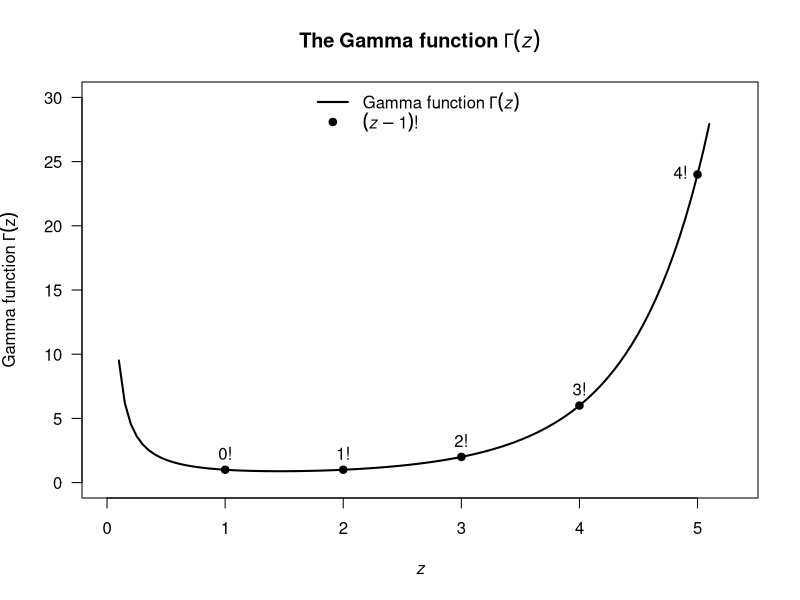
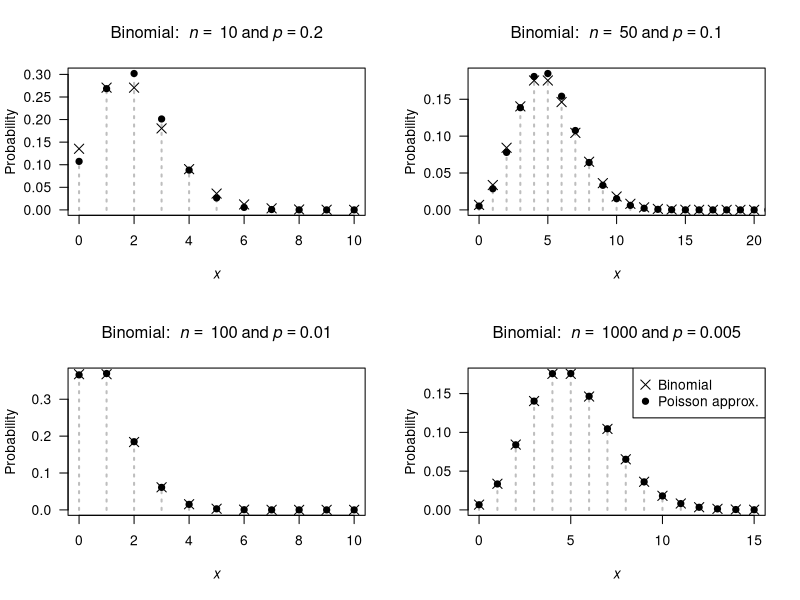
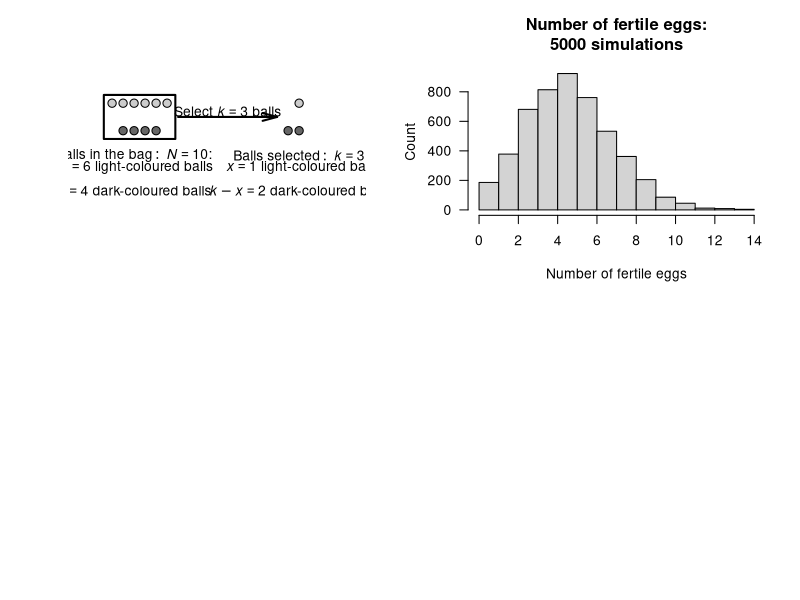
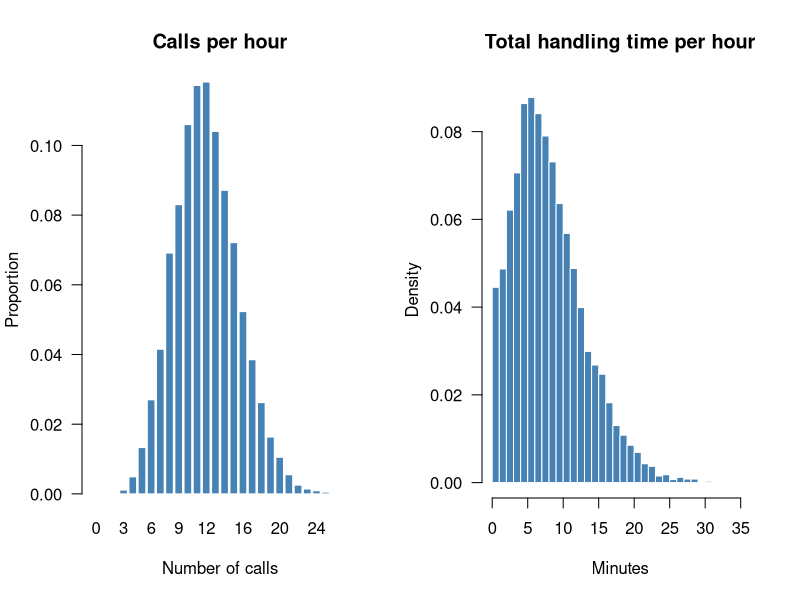

The R script that drew these images, in order:
## ---- chunk 1

## ---- chunk 2

## ---- chunk 3
dbinom(2,
       prob = 1/6,
       size = 4)
## ---- chunk 4
dbinom(0,
       size = 10,
       prob = 0.05)
## ---- chunk 5
dbinom(10,
       size = 10,
       prob = 0.95)
## ---- chunk 6

## ---- chunk 7

## ---- chunk 8
dgeom(4, prob = 0.2)
## ---- chunk 9
pgeom(4, prob = 0.2)
## ---- chunk 10

## ---- chunk 11

## ---- chunk 12
x.values <- seq(1, 100, 
                by = 1)
1 - sum(dnbinom( x.values, 
                 size = 10, 
                 prob = 0.15))
# Alternatively:
1 - pnbinom(100, 
            size = 10, 
            prob = 0.15)
## ---- chunk 13

xPoints <- 1:5
xCont <- seq(0.1, 5.1, 
             length = 100)

plot( x = c(0, 5.3),
      y = c(0, 25),
      type = "n",
      las = 1,
      ylim = c(0, 30),
      xlab = expression(italic(z)),
      ylab = bquote("Gamma function" ~ Gamma(z)),
      main = expression(bold(The~"Gamma function"~Gamma(italic(z)))))
lines( x = xCont,
       y = gamma(xCont),
       lwd = 2)
points(x = xPoints,
       y = gamma(xPoints),
       pch = 19)
legend("top",
       pch = c(NA, 19),
       lty = c(1, NA),
       bty = "n",
       lwd = c(2, NA),
       legend = c(bquote("Gamma function" ~ Gamma(italic(z))),
                  expression(paste( group("(", list(italic(z) - 1),")"), "!" ) ) ) )

text(x = xPoints,
     y = gamma(xPoints),
     pos = c(3, 3, 3, 3, 2),
     labels = c("0!",
                "1!",
                "2!",
                "3!",
                "4!") )
## ---- chunk 14
pnbinom(360, 
        size = 5, 
        prob = 0.02)
## ---- chunk 15
MitesTab <- array( dim = c(9, 5))

MitesTab[1, ] <- c(0 ,  70 ,  0.467 ,  0.318 ,  0.449)
MitesTab[2, ] <- c(1 ,  38 ,  0.253 ,  0.364 ,  0.261)
MitesTab[3, ] <- c(2 ,  17 ,  0.113 ,  0.209 ,  "0.140")
MitesTab[4, ] <- c(3 ,  10 ,  0.067 ,  "0.080" ,  0.073)
MitesTab[5, ] <- c(4 ,  9 ,  "0.060" ,  0.023 ,  0.038)
MitesTab[6, ] <- c(5 ,  3 ,  "0.020" ,  0.005 ,  0.019)
MitesTab[7, ] <- c(6 ,  2 ,  0.013 ,  0.001 ,  "0.010")
MitesTab[8, ] <- c(7 ,  1 ,  0.007 ,  "0.000" ,  0.005)
MitesTab[9, ] <- c("8+" ,  0 ,  "0.000" ,  "0.000" ,  "0.000")

MitesTab.caption <- "Counts of mites on leaves selected at random from six similar apple trees."

if( knitr::is_latex_output() ) {
  knitr::kable(MitesTab,
               format = "latex",
               booktabs = TRUE,
               longtable = FALSE,
               align = "c",
               linesep = c("", "", "\\addlinespace"),
               col.names = c("mites per leaf", 
                             "with that many mites",
                             "probability",
                             "probability",
                             "probability"),
               caption = MitesTab.caption) %>%
    kable_styling(font_size = 10) %>%
    add_header_above( c("Number of" = 1,
                        "Number of leaves" = 1,
                        "Empirical" = 1,
                        "Poisson" = 1,
                        "Negative binomial" = 1),
                      bold = TRUE,
                      line = FALSE) %>%
    row_spec(0, bold = TRUE) 
}
if( knitr::is_html_output() ) {
  knitr::kable(MitesTab,
               format = "html",
               booktabs = TRUE,
               longtable = FALSE,
               align = "c",
               linesep = c("", "", "\\addlinespace"),
               col.names = c("mites per leaf", 
                             "with that many mites",
                             "probability",
                             "probability",
                             "probability"),
               caption = MitesTab.caption) %>%
    add_header_above( c("Number of" = 1,
                        "Number of leaves" = 1,
                        "Empirical" = 1,
                        "Poisson" = 1,
                        "Negative binomial" = 1),
                      bold = TRUE,
                      line = FALSE) %>%
    row_spec(1, bold = TRUE) 
}
## ---- chunk 16

## ---- chunk 17

## ---- chunk 18
1 - dpois(0,
          lambda = 2)
## ---- chunk 19
BombTable <- array( dim = c(8, 4))
colnames(BombTable) <- c("Hits",
                         "Number of bombs",
                         "Proportion of bombs",
                         "Poisson proportion")
BombTable[, 1] <- 0:7
BombTable[, 2] <- c(229,
                    211,
                    93,
                    35,
                    7,
                    0,
                    0,
                    1)
BombTable[, 3] <- round(BombTable[, 2] / sum(BombTable[, 2]), 4)
lambda <- 0.93 # sum( BombTable[, 1] * BombTable[, 3])

BombTable[, 4] <- dpois(0:7,
                        lambda = lambda )
BombTable[, 4] <- round( BombTable[, 4], 4)
BombTable[ 8, 4] <- 1 - sum( BombTable[1:7, 4])

BombTable.caption <- "The number of flying bomb hits on London during World War II in a $36$\\ square kilometre area of South London. The proportion of the $576$\\ grid squares receiving $0, 1, ...$ hits was also computed. The observed and empirical probabilities are shown. The Poisson distribution fits the data well."

if( knitr::is_latex_output() ) {
  knitr::kable( BombTable,
                format = "latex",
                booktabs = TRUE,
                longtable = FALSE,
                linesep = c("", "", "\\addlinespace"),
                col.names = c("Hits",
                              "Number bombs", 
                              "Proportion bombs", 
                              "Poisson proportion"),
                caption = BombTable.caption) %>%
    kable_styling(font_size = 10) %>%
    row_spec(0, bold = TRUE)
}
if( knitr::is_html_output() ) {
  knitr::kable( BombTable,
                format = "html",
                booktabs = TRUE,
                longtable = FALSE,
                linesep = c("", "", "\\addlinespace"),
                col.names = c("Hits",
                              "Number bombs", 
                              "Proportion bombs", 
                              "Poisson proportion"),
                caption = BombTable.caption) %>%
    row_spec(1, bold = TRUE)
}

## ---- chunk 20
par( mfrow = c(2, 2))

n <- c(10, 50, 
       100, 1000)
p <- c(0.2, 0.1, 
       0.010, 0.005)
xmax <- c(10, 20, 
          10, 15)

for (i in (1:4)) {
   pValue <- p[i]
   nValue <- n[i]
   
  x <-  0:n[i]
  y <- dbinom(x, 
              size = n[i],
              prob = p[i])
  
   plot( x = x,
         y = y,
         xlim = c(0, xmax[i]),
         xlab = expression(italic(x)),
         ylab = "Probability",
         main = bquote("Binomial: " ~ italic(n) == ~ .(nValue) ~ "and" ~ italic(p) == .(pValue) ),
         lwd = 2,
         las = 1,
         lty = 3,
         col = "grey",
         type = "h")
  points(x = x,
         y = y,
         pch = 19)

  muPoisson <- nValue * pValue
  xValues <- 0:xmax[i]
  points( x = xValues,
          y = dpois(xValues,
                    lambda = muPoisson),
          pch = 4,
          cex = 1.5)
  
  if (i == 4 ){
    legend("topright",
           pch = c(4, 19),
           pt.cex = c(1.5, 1),
           legend = c("Binomial",
                      "Poisson approx."))
  }
  
}

## ---- chunk 21
drawBall <- function(x, y, diameter = 1, col = "white", ...){
  t <- seq(0, 2 * pi, 
           length = 100)
  tx <- cos(t) * diameter
  ty <- sin(t) * diameter
  polygon( x = x + tx,
           y = y + ty,
           col = col,
         ...)
  
}



#############
### "Bag"


plot(x = c(-1, 9),
     y = c(-2, 2),
     asp = 1,
     axes = FALSE,
     type = "n",
     xlab = "",
     ylab = ""
     )
drawBall(x = 0.2,
         y = 1.4,
         diameter = 0.15,
         col = grey(0.8))
drawBall(x = 0.6,
         y = 1.4,
         diameter = 0.15,
         col = grey(0.8))
drawBall(x = 1.0,
         y = 1.4,
         diameter = 0.15,
         col = grey(0.8))
drawBall(x = 1.4,
         y = 1.4,
         diameter = 0.15,
         col = grey(0.8))
drawBall(x = 1.8,
         y = 1.4,
         diameter = 0.15,
         col = grey(0.8))
drawBall(x = 2.2,
         y = 1.4,
         diameter = 0.15,
         col = grey(0.8))




drawBall(x = 0.6,
         y = 0.4,
         diameter = 0.15,
         col = grey(0.4))
drawBall(x = 1.0,
         y = 0.4,
         diameter = 0.15,
         col = grey(0.4))
drawBall(x = 1.4,
         y = 0.4,
         diameter = 0.15,
         col = grey(0.4))
drawBall(x = 1.8,
         y = 0.4,
         diameter = 0.15,
         col = grey(0.4))

polygon( x = c(-0.1, -0.1, 2.5, 2.5),
         y = c(0.1, 1.7, 1.7, 0.1),
         lwd = 2)
text(x = 1,
     y = -0.5,
     #font = 2, # BOLD
     labels = expression(paste(Balls~"in"~the~bag:~italic(N)==10*":")))
text(x = 1,
     y = -1.35,
     labels = expression( atop( italic(m)==6~"light-coloured balls",
                                italic(n)==4~"dark-coloured balls") ))



#############
### Selection



drawBall(x = 1.0 + 6,
         y = 1.4,
         diameter = 0.15,
         col = grey(0.8))





drawBall(x = 0.6 + 6,
         y = 0.4,
         diameter = 0.15,
         col = grey(0.4))
drawBall(x = 1.0 + 6,
         y = 0.4,
         diameter = 0.15,
         col = grey(0.4))


#polygon( x = c(-0.1 + 6, -0.1 + 6, 2.5, 2.5),
#         y = c(0.1, 1.7, 1.7, 0.1),
#         lwd = 2)
text(x = 1 + 6,
     y = -0.5,
     #font = 2, # BOLD
     labels = expression(paste(Balls~selected:~italic(k)==3)) )
text(x = 1 + 6,
     y = -1.35,
     labels = expression( atop( italic(x)==1~"light-coloured ball",
                                italic(k)-italic(x)==2~"dark-coloured balls") ) )

arrows( x0 = 2.6,
        x1 = 6.2,
        y0 = 0.9, 
        y1 = 0.9,
        lwd = 2,
        length = 0.15,
        angle = 15)
text(x = 4.4,
     y = 1.1,
     labels = expression( paste(Select~italic(k)==3~balls)))

#axis(side = 1); axis(side = 2); box()
## ---- chunk 22
dhyper(x = 4, m = 13, n = 7, k = 5) + 
  dhyper(x = 5, m = 13, n = 7, k = 5)
## ---- chunk 23
set.seed(107283)
## ---- chunk 24
###   Random numbers from Poisson(lambda = 4):
rpois(10,              # Generate 10 random numbers...
      lambda = 4)      # ... with lambda = 4

###   Random numbers from Geometric(p = 0.3):
rgeom(10,              # Generate 10 random numbers...
      p = 0.3)         # ... with p = 0.3

###   Random numbers from Binomial(n = 4, p = 0.3):
rbinom(10,             # Generate 10 random numbers...
       size = 4,       # ... with n = 4, and
       p = 0.3)        # ... with p = 0.3
## ---- chunk 25
set.seed(5809)
## ---- chunk 26
rbinom(10, 
       size = 1,
       prob = 0.75)
## ---- chunk 27
set.seed(17283)
## ---- chunk 28
# One female
NumberOfEggs <- rpois(1, 
                      lambda = 8.5)

# How many eggs are fertile?
NumberFertileEggs <- rbinom(1, # Only one random number for this one female
                            size = NumberOfEggs,
                            prob = 0.6)
cat("Number of eggs:", NumberOfEggs,
    "| Number of fertile eggs:", NumberFertileEggs, "\n")
## ---- chunk 29
set.seed(109883)
## ---- chunk 30
numberSims <- 5000      # How many simulations (i.e., insects)

# Create some arrays to store information
NumberOfEggs <- array( dim = numberSims )
NumberFertileEggs <- array( dim = numberSims )

# Now we use a loop:
for (i in (1:numberSims)){       # For *each* simulation/insect...
  NumberOfEggs[i] <- rpois(1,    # ... this many eggs are layed...
                           lambda = 8.5)
  
                                 # ... and this many are fertile
  NumberFertileEggs[i] <- rbinom(1, # Only one random number/female
                                 size = NumberOfEggs[i],
                                 prob = 0.6)
}
## ---- chunk 31
hist(NumberFertileEggs,
     las = 1, # Horizontal tick mark labels
     xlab = "Number of fertile eggs",
     ylab = "Count",
     main = "Number of fertile eggs:\n5000 simulations")
## ---- chunk 32
sum( NumberFertileEggs > 6) / numberSims
## ---- chunk 33
mean( NumberFertileEggs )
var( NumberFertileEggs )
## ---- chunk 34
set.seed(2091)
## ---- chunk 35
numberSims <- 5000      # How many simulations (i.e., insects)

# Create some arrays to store information
NumberOfEggs <- array( dim = numberSims )
NumberFertileEggs <- array( dim = numberSims )

# Now we use a loop:
for (i in (1:numberSims)){       # For *each* simulation/insect...
  NumberOfEggs[i] <- rpois(1,    # ... this many eggs are layed...
                           lambda = 7.0)
  
                                 # ... and this many are fertile
  NumberFertileEggs[i] <- rbinom(1, # Only one random number/female
                                 size = NumberOfEggs[i],
                                 prob = 0.65)
}

mean( NumberFertileEggs )
var( NumberFertileEggs )
## ---- chunk 36
set.seed(55301)
## ---- chunk 37
n      <- 10000     # Number of hours of simulation
lambda <- 12
p_res  <- 0.7

n_calls    <- rpois(n, lambda = lambda)
n_resolved <- rbinom(n, size = n_calls, prob = p_res)
first_fail <- rgeom(n, prob = 1 - p_res)
## ---- chunk 38
cat("--- Number of calls ---\n",
    "Theoretical mean:    ", lambda, "\n",
    "Simulated mean:      ", round(mean(n_calls), 2), "\n\n")

cat("--- First unresolved call ---\n",
    "Theoretical mean:    ", (1 - p_res) / p_res, "\n")


cat("Simulated mean:      ", round(mean(first_fail), 2), "\n",
    "--- Resolved calls per hour ---\n",
    "Simulated mean:      ", round(mean(n_resolved), 2), "\n",
    "Simulated variance:  ", round(var(n_resolved), 2), "\n")
## ---- chunk 39
###   Theoretical P(C > 15): 
round(1 - ppois(15, lambda = lambda), 3)

###   Simulated P(C > 15):
round(mean(n_calls > 15), 3)
## ---- chunk 40
n_unresolved <- n_calls - n_resolved

###   Simulated P(no unresolved calls):
round(mean(n_unresolved == 0), 3)
## ---- chunk 41
streak3 <- replicate(n, {
  resolved <- rbinom(20, 
                     size = 1, 
                     prob = p_res)
  unres    <- 1 - resolved
  any(rle(unres)$lengths[rle(unres)$values == 1] >= 3)
})

###   "P(3+ consecutive unresolved in 20 calls):
round(mean(streak3), 3)
## ---- chunk 42
total_time <- sapply(n_resolved, function(r) {
  if (r == 0) 0 else sum(rgeom(r, prob = 0.5))
})

###   P(total handling time > 60 min):
round(mean(total_time > 60), 3)

### Mean total handling time (min):
round(mean(total_time), 2)
## ---- chunk 43
busy_day <- replicate(n, {
  any(rpois(8, lambda = lambda) > 20)
})

###   "Simulated probability:
round(mean(busy_day), 3)

### Theoretical probability:
round(1 - ppois(20, lambda = lambda)^8, 3)
## ---- chunk 44
par(mfrow = c(1, 2))
barplot(table(n_calls) / n,
        main   = "Calls per hour",
        xlab   = "Number of calls",
        ylab   = "Proportion",
        las    = 1,
        col    = "steelblue",
        border = "white")
hist(total_time,
     breaks = 40,
     main   = "Total handling time per hour",
     xlab   = "Minutes",
     freq   = FALSE,
     las    = 1,
     col    = "steelblue",
     border = "white")
## ---- chunk 45
Rabbits <- array( dim = c(2, 7) )

Rabbits[1, ] <- c("$x$", 1:6)
Rabbits[2, ] <- c("$n_x$", 247, 63, 20, 4, 2, 1)


if( knitr::is_latex_output() ) {
  knitr::kable(Rabbits, 
               format = "latex",
               booktabs = TRUE,
               align = "r",
               longtable = FALSE,                
               escape = FALSE,
               caption = "The number of rabbits $n_x$ at each trapping who had been previously trapped.") %>%
    kable_styling(font_size = 10) %>%
    row_spec(0, bold = TRUE) 
}
if( knitr::is_html_output() ) {
  knitr::kable(Rabbits, 
               format = "html",
               booktabs = TRUE,
               align = "r",
               longtable = FALSE,                
               escape = FALSE,
               caption = "The number of rabbits $n_x$ at each trapping who had been previously trapped.") 
}

## ---- chunk 46
EggsTable <- array( dim = c(1, 3))

EggsTable[1, ] <- c(9, 29, 199)

rownames(EggsTable) <- c("Number of clutches")


if( knitr::is_latex_output() ) {
  knitr::kable(EggsTable,
               format = "latex",
               booktabs = TRUE,
               align = "r",
               longtable = FALSE,                
               escape = FALSE,
               col.names = c("1 egg",
                             "2 eggs",
                             "3 eggs"),
               caption = "The numbers of eggs per clutch.") %>%
    kable_styling(font_size = 10) %>%
    row_spec(0, bold = TRUE) 
}
if( knitr::is_html_output() ) {
  knitr::kable(EggsTable,
               escape = TRUE,
               format = "html",
               booktabs = TRUE,
               align = "r",
               longtable = FALSE,                
               col.names = c("1 egg",
                             "2 eggs",
                             "3 eggs"),
               caption = "The numbers of eggs per clutch.") %>%
    row_spec(1, bold = TRUE) 
}
